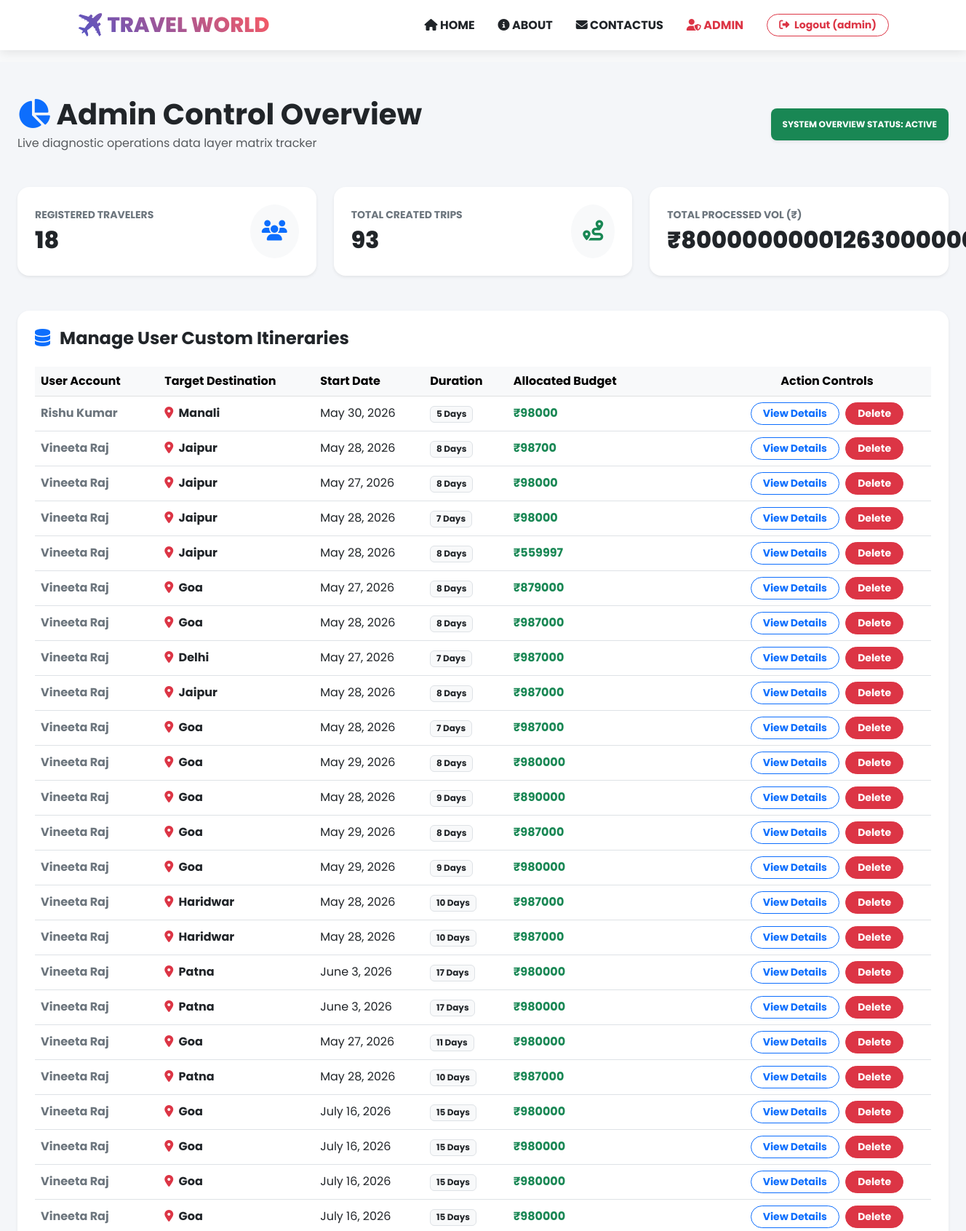
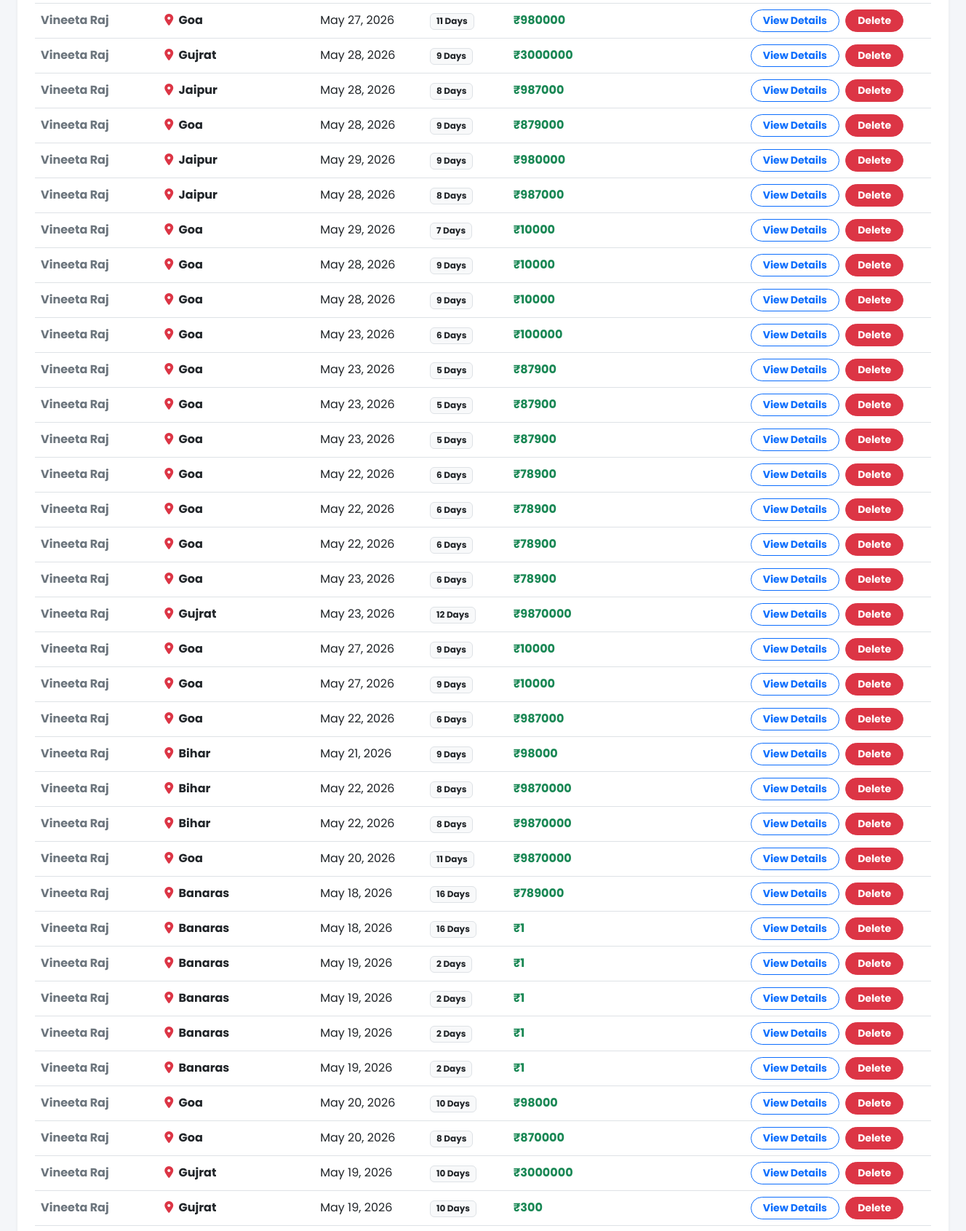
Page /admin-panel/dashboard/ (signed in, upper part) on the committed database (2 pictures, top to bottom).
### trips/models.py (models this page shows, shortened)
class Trip(models.Model):
    user = models.ForeignKey(User, on_delete=models.CASCADE)
    destination = models.CharField(max_length=200)
    start_date = models.DateField()
    end_date = models.DateField()
    total_days = models.IntegerField(default=1)
    budget = models.DecimalField(max_digits=20, decimal_places=2, default=0.00)
    cost_estimate = models.DecimalField(max_digits=20, decimal_places=2, default=0.00)
    image_list = models.JSONField(default=list)
    created_at = models.DateTimeField(auto_now_add=True)

### trips/views.py (the view)
# urls.py: path('admin-panel/dashboard/', views.custom_admin_dashboard, name='custom_admin_dashboard'),
@login_required
def custom_admin_dashboard(request):
    if not request.user.is_staff:
        messages.error(request, "Unauthorized Access Blocked!")
        return redirect('custom_admin_login')
    total_users_count = User.objects.filter(is_staff=False).count()
    total_trips_count = Trip.objects.count()
    total_revenue = 0
    try:
        revenue_query = Trip.objects.aggregate(total=Sum('budget'))
        if revenue_query['total'] is not None:
            total_revenue = int(revenue_query['total'])
    except:
        pass
    safe_trips_list = []
    actual_table_name = Trip._meta.db_table
    with connection.cursor() as cursor:
        cursor.execute(f"SELECT id, user_id, destination, start_date, total_days, budget FROM {actual_table_name} ORDER BY id DESC")
        raw_rows = cursor.fetchall()
        for row in raw_rows:
            trip_real_id = row[0] # The exact true Primary Key (id) row identity
            u_id = row[1]
            dest = row[2]
            s_date = row[3]
            t_days = row[4]
            raw_budget = row[5]
            clean_budget = 0
            try:
                if raw_budget:
                    clean_budget = float(raw_budget)
                    if total_revenue == 0: # Backup summation system validation checks
                        total_revenue += int(clean_budget)
            except:
                pass
            try:
                trip_user = User.objects.get(id=u_id)
                uname = trip_user.username
            except User.DoesNotExist:
                uname = "Unknown User"
            safe_trips_list.append({
                'pk': trip_real_id,   # Mapped securely to match {% url 'trip_detail' trip.pk %}
                'id': trip_real_id,   # Mapped securely to match {% url 'delete_trip' trip.id %}
                'user': {'username': uname},
                'destination': dest,
                'start_date': s_date,
                'total_days': t_days,
                'budget': int(clean_budget)
            })
    all_users = User.objects.filter(is_staff=False).order_by('-date_joined')
    context = {
        'total_users': total_users_count,
        'total_trips': total_trips_count,
        'total_revenue': total_revenue,
        'trips': safe_trips_list, # Injects fully verified structural elements matrix
        'users': all_users
    }
    return render(request, 'trips/admin_dashboard.html', context)

### trips/templates/trips/admin_dashboard.html (shortened to what this page needs)
{% extends 'trips/base.html' %}
{% block content %}
<div class="container-fluid py-5 px-4" style="background: #f4f6f9; min-height: 100vh;">
    <div class="d-flex justify-content-between align-items-center mb-5">
        <div>
            <h1 class="fw-bold text-dark mb-1"><i class="fa fa-chart-pie text-primary"></i> Admin Control Overview</h1>
            <p class="text-muted mb-0">Live diagnostic operations data layer matrix tracker</p>
        </div>
        <span class="badge bg-success p-3 rounded-3 fw-bold shadow-sm">SYSTEM OVERVIEW STATUS: ACTIVE</span>
    </div>
    <div class="row g-4 mb-5">
        <div class="col-md-4">
            <div class="card border-0 shadow-sm p-4 rounded-4 bg-white text-dark">
                <div class="d-flex justify-content-between align-items-center">
                    <div>
                        <h6 class="text-uppercase text-secondary fw-bold small">Registered Travelers</h6>
                        <h2 class="fw-extrabold mb-0" style="font-weight: 800;">{{ total_users }}</h2>
                    </div>
                    <div class="p-3 bg-light rounded-circle text-primary fs-3"><i class="fa fa-users"></i></div>
                </div>
            </div>
        </div>
        <div class="col-md-4">
            <div class="card border-0 shadow-sm p-4 rounded-4 bg-white text-dark">
                <div class="d-flex justify-content-between align-items-center">
                    <div>
                        <h6 class="text-uppercase text-secondary fw-bold small">Total Created Trips</h6>
                        <h2 class="fw-extrabold mb-0" style="font-weight: 800;">{{ total_trips }}</h2>
                    </div>
                    <div class="p-3 bg-light rounded-circle text-success fs-3"><i class="fa fa-route"></i></div>
                </div>
            </div>
        </div>
        <div class="col-md-4">
            <div class="card border-0 shadow-sm p-4 rounded-4 bg-white text-dark">
                <div class="d-flex justify-content-between align-items-center">
                    <div>
                        <h6 class="text-uppercase text-secondary fw-bold small">Total Processed Vol (₹)</h6>
                        <h2 class="fw-extrabold mb-0" style="font-weight: 800;">₹{{ total_revenue }}</h2>
                    </div>
                </div>
            </div>
        </div>
    </div>
    <div class="card border-0 shadow-sm rounded-4 p-4 mb-5">
        <h4 class="fw-bold mb-4 text-dark"><i class="fa fa-database text-primary me-2"></i> Manage User Custom Itineraries</h4>
        <div class="table-responsive">
            <table class="table table-hover align-middle">
                <thead class="table-light">
                    <tr>
                        <th>User Account</th>
                        <th>Target Destination</th>
                        <th>Start Date</th>
                        <th>Duration</th>
                        <th>Allocated Budget</th>
                        <th class="text-center">Action Controls</th>
                    </tr>
                </thead>
                <tbody>
                    {% for trip in trips %}
                    <tr>
                        <td class="fw-bold text-secondary">{{ trip.user.username }}</td>
                        <td class="fw-bold text-dark"><i class="fa fa-map-marker-alt text-danger me-1"></i> {{ trip.destination }}</td>
                        <td>{{ trip.start_date }}</td>
                        <td><span class="badge bg-light text-dark border">{{ trip.total_days }} Days</span></td>
                        <td class="fw-bold text-success">₹{{ trip.budget }}</td>
                        <td class="text-center">
                            <a href="{% url 'trip_detail' trip.pk %}" class="btn btn-sm btn-outline-primary px-3 rounded-pill fw-bold me-1">View Details</a>
                            <a href="{% url 'delete_trip' trip.id %}" class="btn btn-sm btn-danger px-3 rounded-pill fw-bold" onclick="return confirm('Are you sure you want to permanently delete this trip transaction database row?');">Delete</a>
                        </td>
                    </tr>
                    {% empty %}
                    <tr><td colspan="6" class="text-center text-muted p-4">No custom traveler itineraries records found in the database.</td></tr>
                    {% endfor %}
                </tbody>
            </table>
        </div>
    </div>
</div>
{% endblock %}

### trips/templates/trips/base.html (shortened to what this page needs)
{% load static %}
<!DOCTYPE html>
<html lang="en">
<head>
    <link href="https://cdn.jsdelivr.net/npm/bootstrap@5.3.0/dist/css/bootstrap.min.css" rel="stylesheet">
    <link rel="stylesheet" href="https://cdnjs.cloudflare.com/ajax/libs/font-awesome/6.4.0/css/all.min.css">
</head>
<body>
    <nav class="navbar navbar-expand-lg navbar-light navbar-custom sticky-top">
        <div class="container">
            <a class="navbar-brand travel-world-logo" href="{% url 'landing' %}">✈️ TRAVEL WORLD</a>
            <div class="collapse navbar-collapse" id="navbarNav">
                <ul class="navbar-nav ms-auto align-items-center">
                    <li class="nav-item"><a class="nav-link fw-bold text-dark mx-2" href="{% url 'landing' %}"><i class="fas fa-home"></i> HOME</a></li>
                    <li class="nav-item"><a class="nav-link fw-bold text-dark mx-2" href="{% url 'about_page' %}"><i class="fas fa-info-circle"></i> ABOUT</a></li>
                    <li class="nav-item"><a class="nav-link fw-bold text-dark mx-2" href="{% url 'contact_us' %}"><i class="fas fa-envelope"></i> CONTACTUS</a></li>
                    <li class="nav-item"><a class="nav-link fw-bold text-danger mx-2" href="{% url 'custom_admin_login' %}"><i class="fas fa-user-shield"></i> ADMIN</a></li>
                    {% if user.is_authenticated %}
                        <li class="nav-item ms-lg-3">
                            <a href="javascript:void(0)" class="btn btn-sm btn-outline-danger px-3 rounded-pill fw-bold"
                               onclick="document.getElementById('logout-form').submit();">
                                <i class="fas fa-sign-out-alt me-1"></i> Logout ({{ user.username }})
                            </a>
                        </li>
                    {% else %}
                        <li class="nav-item"><a href="{% url 'login' %}" class="nav-link fw-bold text-dark mx-2"><i class="fas fa-sign-in-alt"></i> Login</a></li>
                        <li class="nav-item"><a href="{% url 'register' %}" class="btn btn-primary btn-sm ms-2 px-4 rounded-pill fw-bold">Register</a></li>
                    {% endif %}
                </ul>
            </div>
        </div>
    </nav>
    {% block content %}{% endblock %}
</body>
</html>

### rows in the picture
Trip: user.username "Rishu Kumar", destination "Manali", start_date "May 30, 2026", total_days "5", budget "98000"
Trip: user.username "Vineeta Raj", destination "Jaipur", start_date "May 28, 2026", total_days "8", budget "98700"
Trip: user.username "Vineeta Raj", destination "Jaipur", start_date "May 27, 2026", total_days "8", budget "98000"
Trip: user.username "Vineeta Raj", destination "Jaipur", start_date "May 28, 2026", total_days "7", budget "98000"
Trip: user.username "Vineeta Raj", destination "Jaipur", start_date "May 28, 2026", total_days "8", budget "559997"
Trip: user.username "Vineeta Raj", destination "Goa", start_date "May 27, 2026", total_days "8", budget "879000"
Trip: user.username "Vineeta Raj", destination "Goa", start_date "May 28, 2026", total_days "8", budget "987000"
Trip: user.username "Vineeta Raj", destination "Delhi", start_date "May 27, 2026", total_days "7", budget "987000"
Trip: user.username "Vineeta Raj", destination "Goa", start_date "May 28, 2026", total_days "7", budget "987000"
Trip: user.username "Vineeta Raj", destination "Goa", start_date "May 29, 2026", total_days "8", budget "980000"
Trip: user.username "Vineeta Raj", destination "Goa", start_date "May 28, 2026", total_days "9", budget "890000"
Trip: user.username "Vineeta Raj", destination "Goa", start_date "May 29, 2026", total_days "8", budget "987000"
Trip: user.username "Vineeta Raj", destination "Goa", start_date "May 29, 2026", total_days "9", budget "980000"
Trip: user.username "Vineeta Raj", destination "Patna", start_date "May 28, 2026", total_days "10", budget "987000"
Trip: user.username "Vineeta Raj", destination "Gujrat", start_date "May 28, 2026", total_days "9", budget "3000000"
Trip: user.username "Vineeta Raj", destination "Goa", start_date "May 28, 2026", total_days "9", budget "879000"
Trip: user.username "Vineeta Raj", destination "Jaipur", start_date "May 29, 2026", total_days "9", budget "980000"
Trip: user.username "Vineeta Raj", destination "Goa", start_date "May 29, 2026", total_days "7", budget "10000"
Trip: user.username "Vineeta Raj", destination "Goa", start_date "May 23, 2026", total_days "6", budget "100000"
Trip: user.username "Vineeta Raj", destination "Goa", start_date "May 23, 2026", total_days "6", budget "78900"
Trip: user.username "Vineeta Raj", destination "Gujrat", start_date "May 23, 2026", total_days "12", budget "9870000"
Trip: user.username "Vineeta Raj", destination "Goa", start_date "May 22, 2026", total_days "6", budget "987000"
Trip: user.username "Vineeta Raj", destination "Bihar", start_date "May 21, 2026", total_days "9", budget "98000"
Trip: user.username "Vineeta Raj", destination "Goa", start_date "May 20, 2026", total_days "11", budget "9870000"
Trip: user.username "Vineeta Raj", destination "Banaras", start_date "May 18, 2026", total_days "16", budget "789000"
Trip: user.username "Vineeta Raj", destination "Banaras", start_date "May 18, 2026", total_days "16", budget "1"
Trip: user.username "Vineeta Raj", destination "Goa", start_date "May 20, 2026", total_days "10", budget "98000"
Trip: user.username "Vineeta Raj", destination "Goa", start_date "May 20, 2026", total_days "8", budget "870000"
Trip: user.username "Vineeta Raj", destination "Gujrat", start_date "May 19, 2026", total_days "10", budget "3000000"
Trip: user.username "Vineeta Raj", destination "Gujrat", start_date "May 19, 2026", total_days "10", budget "300"

### other values in the picture
{{ user.username }} "admin"
{{ total_users }} "18"
{{ total_trips }} "93"
{{ trip.user.username }} "Vineeta Raj" "Vineeta Raj" "Vineeta Raj" "Vineeta Raj" "Vineeta Raj" "Vineeta Raj" "Vineeta Raj" "Vineeta Raj" "Vineeta Raj" "Vineeta Raj" "Vineeta Raj" "Vineeta Raj" "Vineeta Raj" "Vineeta Raj" "Vineeta Raj" "Vineeta Raj" "Vineeta Raj" "Vineeta Raj" "Vineeta Raj" "Vineeta Raj" "Vineeta Raj" "Vineeta Raj" "Vineeta Raj" "Vineeta Raj" "Vineeta Raj" "Vineeta Raj" "Vineeta Raj" "Vineeta Raj" "Vineeta Raj"
{{ trip.destination }} "Jaipur" "Haridwar" "Haridwar" "Patna" "Patna" "Goa" "Goa" "Goa" "Goa" "Goa" "Goa" "Jaipur" "Jaipur" "Goa" "Goa" "Goa" "Goa" "Goa" "Goa" "Goa" "Goa" "Goa" "Goa" "Bihar" "Bihar" "Banaras" "Banaras" "Banaras" "Banaras"
{{ trip.start_date }} "May 28, 2026" "May 28, 2026" "May 28, 2026" "June 3, 2026" "June 3, 2026" "May 27, 2026" "July 16, 2026" "July 16, 2026" "July 16, 2026" "July 16, 2026" "May 27, 2026" "May 28, 2026" "May 28, 2026" "May 28, 2026" "May 28, 2026" "May 23, 2026" "May 23, 2026" "May 23, 2026" "May 22, 2026" "May 22, 2026" "May 22, 2026" "May 27, 2026" "May 27, 2026" "May 22, 2026" "May 22, 2026" "May 19, 2026" "May 19, 2026" "May 19, 2026" "May 19, 2026"
{{ trip.total_days }} "8" "10" "10" "17" "17" "11" "15" "15" "15" "15" "11" "8" "8" "9" "9" "5" "5" "5" "6" "6" "6" "9" "9" "8" "8" "2" "2" "2" "2"
{{ trip.budget }} "987000" "987000" "987000" "980000" "980000" "980000" "980000" "980000" "980000" "980000" "980000" "987000" "987000" "10000" "10000" "87900" "87900" "87900" "78900" "78900" "78900" "10000" "10000" "9870000" "9870000" "1" "1" "1" "1"
